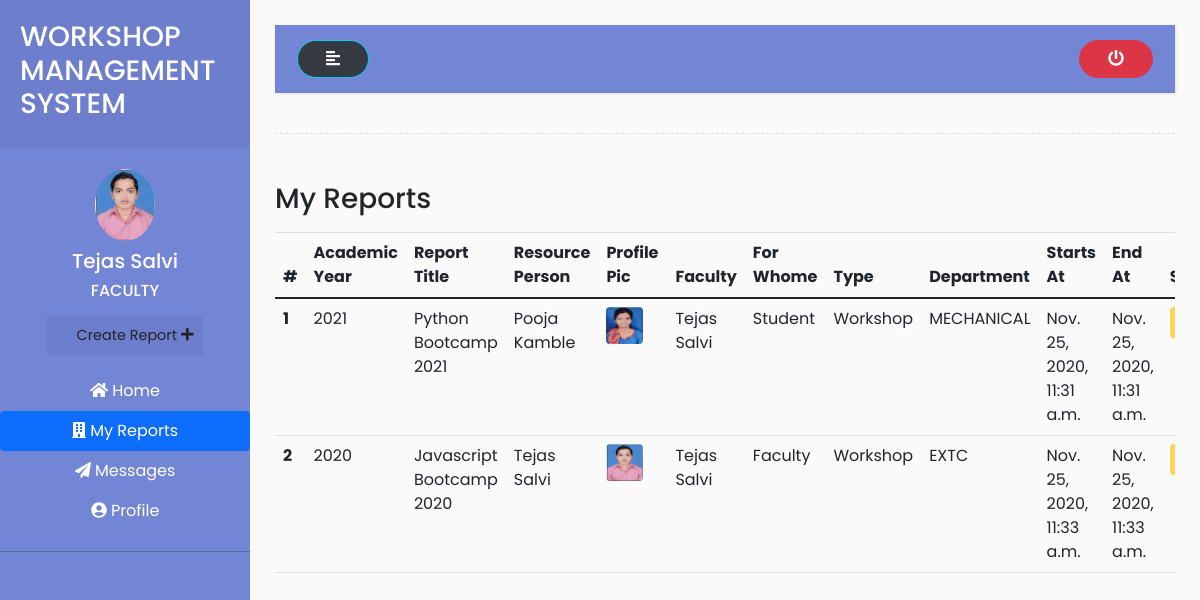
Page /faculty/my_reports/ (signed in) on the committed database.
### accounts/models.py (models this page shows, shortened)
class User(AbstractUser):
    is_hod = models.BooleanField(default=False)
    is_faculty = models.BooleanField(default=False)
    is_student = models.BooleanField(default=False)

class Faculty(models.Model):
    user = models.OneToOneField(User, on_delete = models.CASCADE, primary_key = True)
    middle_name = models.CharField (max_length=50)
    phone_number = models.CharField(max_length=20)
    profile_pic = models.ImageField( upload_to='Faculty/profile_pic/')
    address = models.CharField(max_length=200)
    gender = (
        ('Male','Male'),
        ('Female','Female')
    )
    sex = models.CharField(choices=gender, max_length=50)
    branches =  (
        ('COMPUTER','COMPUTER'),
        ('EXTC','EXTC'),
        ('MECHANICAL','MECHANICAL'),
        ('AUTOMOBILE','AUTOMOBILE')
    )
    branch = models.CharField( choices = branches, max_length=50)
    joined_at = models.DateField( auto_now=False ,null=True)
    qualification = models.CharField( max_length=500)
    def __str__(self):
        return self.user.first_name + " " + self.user.last_name
    class Meta:
        verbose_name_plural = 'Faculties'

class Report(models.Model):
    academic_year = models.IntegerField(null=True,blank=True)
    event_title = models.ForeignKey(TaskAssigned,on_delete=models.CASCADE)
    event_coordinator = models.ForeignKey(Faculty, on_delete=models.CASCADE)
    branches =  (
        ('COMPUTER','COMPUTER'),
        ('EXTC','EXTC'),
        ('MECHANICAL','MECHANICAL'),
        ('AUTOMOBILE','AUTOMOBILE')
    )
    org_department = models.CharField(max_length=50,choices = branches)
    res_person = models.CharField( max_length=150)
    res_person_profile_pic = models.ImageField( upload_to='Resource Person/Profile Pic/',null=True,blank=True)
    start_date = models.DateTimeField(auto_now=False, auto_now_add=False)
    end_date = models.DateTimeField(auto_now=False, auto_now_add=False)
    duration = models.IntegerField()
    types = (
        ('Workshop','Workshop'),
        ('Seminar','Seminar')
    )
    types = models.CharField(max_length=50,choices = types)
    forwhome = (
        ('Student','Student'),
        ('Faculty','Faculty')
    )
    forwhome = models.CharField(max_length=50,choices = forwhome)
    no_participants = models.IntegerField()
    remark = models.CharField( max_length=50,blank=True)
    p_link = models.URLField( max_length=200)
    description = models.TextField(blank=True)
    status = models.IntegerField(default=0)
    created_at=models.DateTimeField(auto_now_add=True)
    updated_at=models.DateTimeField(auto_now_add=True)
    class Meta:
        verbose_name_plural = 'Reports'

class TaskAssigned(models.Model):
    event_title = models.CharField(max_length=50)
    branches =  (
        ('COMPUTER','COMPUTER'),
        ('EXTC','EXTC'),
        ('MECHANICAL','MECHANICAL'),
        ('AUTOMOBILE','AUTOMOBILE')
    )
    org_department = models.CharField(max_length=50, choices = branches)
    forwhome = (
        ('Student','Student'),
        ('Faculty','Faculty')
    )
    forwhome = models.CharField(max_length=50,choices = forwhome)
    res_person = models.CharField(max_length=150)
    types = (
        ('Workshop','Workshop'),
        ('Seminar','Seminar')
    )
    types = models.CharField(max_length=50,choices = types)
    event_coordinator = models.ForeignKey(Faculty,on_delete=models.CASCADE)
    created_at=models.DateTimeField(auto_now_add=True)
    updated_at=models.DateTimeField(auto_now_add=True)
    def __str__(self):
        return self.event_title
    class Meta:
        verbose_name_plural = 'Tasks Assigned'

### accounts/views.py (the view)
# urls.py: path('faculty/my_reports/',views.my_reports,name="my_reports"),
@login_required(login_url='login')
def my_reports(request):
    my_reports = request.user.faculty.report_set.all()
    context = {
        'my_reports':my_reports,
    }
    return render(request,'../templates/faculty/my_reports.html',context)

### accounts/templates/faculty/my_reports.html (shortened to what this page needs)
{% extends 'base.html' %}
{% load static %}
{% block content %}
<div class="wrapper">
    <nav id="sidebar">
    <div class="sidebar-header">
      <h3>WORKSHOP MANAGEMENT SYSTEM</h3>
    </div>
    <ul class="list-unstyled components">
      <div class="d-flex flex-column justify-content-center text-center ">
        {% if request.user.faculty.profile_pic %}
          <a href="{% url 'faculty_profile' %}"><img src="{{request.user.faculty.profile_pic.url}}" class="img-fluid rounded-circle mx-auto mb-2" width="60px" alt=""></a>
        {% else %}
          <a href="{% url 'faculty_profile' %}"><img src="{% static 'img/profile.png' %}" class="img-fluid rounded-circle mx-auto mb-2" width="60px" alt=""></a>
        {% endif %}
        <h5>{{request.user.first_name}} {{request.user.last_name}} </h5>
        <h6>FACULTY</h6>
        <ul class="list-unstyled ">
          <li>
            <button type="button" class="btn">
              <a href="{% url 'create_report' %}">Create Report
                <i class="fas fa-plus"></i>
              </a>
            </button>
          </li>
        </ul>
      </div>
      <div class="nav flex-column nav-pills text-center mt-2" aria-orientation="vertical">
        <a class="nav-link" href="{% url 'faculty_home' %}" ><i class="fas fa-home"></i> Home</a>
        <a class="nav-link active" href="{% url 'my_reports' %}" ><i class="fas fa-building"></i> My Reports</a>
        <a class="nav-link" href="{% url 'messages' %}" ><i class="fas fa-paper-plane"></i> Messages</a>
        <a class="nav-link" href="{% url 'faculty_profile' %}" ><i class="fas fa-user-circle"></i> Profile</a>
      </div>
    </ul>
  </nav>
    <div id="content">
        <nav class="navbar navbar-expand-lg " style="background-color: #7386D5;">
            <div class="container-fluid">
                <button type="button" id="sidebarCollapse" class="btn text-light bg-dark btn-info">
                    <i class="fas fa-align-left"></i>
                </button>
                <a href="{% url 'logout' %}">
                    <button type="button" class="btn btn-danger">
                        <i class="fas fa-power-off"></i>
                    </button>
                </a>
            </div>
        </nav>
        <div class="line"></div>
        <div class="row">
            <div class="col-md-12">
                <div class="d-flex justify-content-between py-2">
                    <h3>My Reports</h3>
                </div>
                <div class="table-responsive">
              <table class="table">
                <thead>
                  <tr>
                    <th scope="col">#</th>
                    <th scope="col">Academic Year</th>
                    <th scope="col">Report Title</th>
                    <th scope="col">Resource Person</th>
                    <th scope="col">Profile Pic</th>
                    <th scope="col">Faculty</th>
                    <th scope="col">For Whome</th>
                    <th scope="col">Type</th>
                    <th scope="col">Department</th>
                    <th scope="col">Starts At</th>
                    <th scope="col">End At</th>
                    <th scope="col">Status</th>
                  </tr>
                </thead>
                <tbody>
                  {% for report in my_reports %}
                  <tr>
                    <th scope="row"> {{forloop.counter}} </th>
                    <td>{{report.academic_year}}</td>
                    <td>{{report.event_title}}</td>
                    <td>{{report.res_person}}</td>
                    <td><img src="{{report.res_person_profile_pic.url}}" alt="pp" width="37" height="37"
                        class="rounded mr-3" loading="lazy">
                    </td>
                    <td>{{report.event_coordinator}}</td>
                    <td>{{report.forwhome}}</td>
                    <td>{{report.types}}</td>
                    <td>{{report.org_department}}</td>
                    <td>{{report.start_date}}</td>
                    <td>{{report.end_date}}</td>
                    <td>
                    {% if report.status == 0 %}
                      <button class="btn btn-sm btn-warning" disabled="disabled" data-toggle="modal" data-target="#reply_modal">Not Yet Approved</button>
                    {% elif report.status == 1  %}
                      <button class="btn btn-sm btn-success" disabled="disabled" data-toggle="modal" data-target="#reply_modal">Approved</button>
                    {% else %}
                      <a href="{% url 'edit_report' report.id %}" class="btn btn-sm btn-primary">Resend</button>
                    {% endif %}
                    </td>
                  </tr>
                  {% endfor %}
                </tbody>
              </table>
            </div>
            </div>
        </div>
    </div>
</div>
{% endblock content %}

### accounts/static/css/style2.css (style rules this page uses)
body { font-family: 'Poppins', sans-serif; background: #fafafa; }
a, a:hover, a:focus { color: inherit; text-decoration: none; transition: all 0.3s; }
.navbar { padding: 15px 10px; background: #fff; border: none; border-radius: 0; margin-bottom: 40px; box-shadow: 1px 1px 3px rgba(0, 0, 0, 0.1); }
.line { width: 100%; height: 1px; border-bottom: 1px dashed #ddd; margin: 40px 0; }
.wrapper { display: flex; width: 100%; }
#sidebar { width: 250px; position: fixed; top: 0; left: 0; height: 100vh; z-index: 999; background: #7386D5; color: #fff; transition: all 0.3s; }
#sidebar .sidebar-header { padding: 20px; background: #6d7fcc; }
#sidebar ul.components { padding: 20px 0; border-bottom: 1px solid #47748b; }
#sidebar ul li a { padding: 10px; font-size: 1.1em; display: block; }
ul ul a { font-size: 0.9em !important; padding-left: 30px !important; background: #6d7fcc; }
#content { width: calc(100% - 250px); padding: 25px; min-height: 100vh; transition: all 0.3s; position: absolute; top: 0; right: 0; }

### rows in the picture
User: user.faculty.profile_pic (picture), user.first_name "Tejas", user.last_name "Salvi"
Report: academic_year "2021", event_title "Python Bootcamp 2021", res_person "Pooja Kamble", res_person_profile_pic (picture), event_coordinator "Tejas Salvi", forwhome "Student", types "Workshop", org_department "MECHANICAL", start_date "Nov. 25, 2020, 11:31 a.m.", end_date "Nov. 25, 2020, 11:31 a.m."
Report: academic_year "2020", event_title "Javascript Bootcamp 2020", res_person "Tejas Salvi", res_person_profile_pic (picture), event_coordinator "Tejas Salvi", forwhome "Faculty", types "Workshop", org_department "EXTC", start_date "Nov. 25, 2020, 11:33 a.m.", end_date "Nov. 25, 2020, 11:33 a.m."
